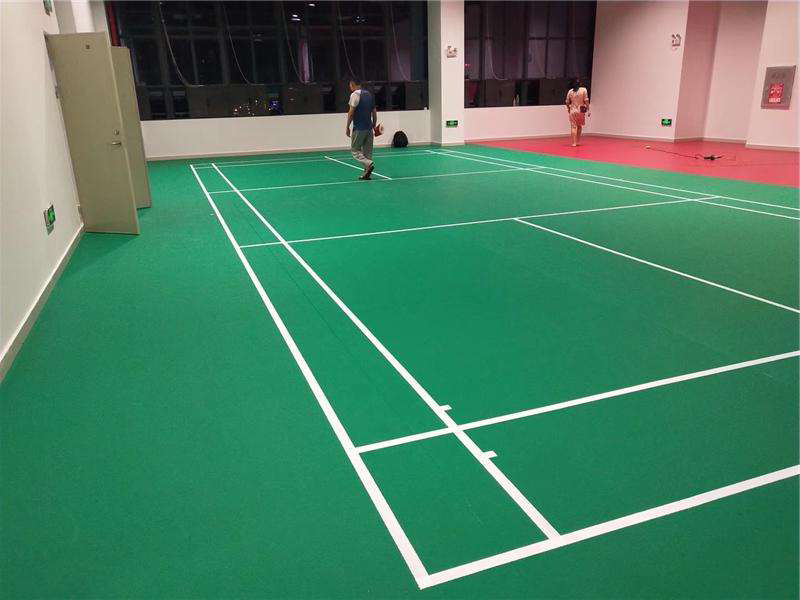
#> input picture ai/test/sample/bd2.png, 800 x 600 px, found by its file name
$ python match.py   (older library calls are emulated)
#> lines starting #> are read from the running program, lines starting #| are printed output that depends on the picture; after the words box and inside, x2 and y2 are one past the last pixel; in counts of white or black regions, pixels touching at a corner belong together
### ai/test/test3.py
import math
import numpy as np
from statistics import mean

class HoughBundler:
    def __init__(self,min_distance=5,min_angle=2):
        self.min_distance = min_distance
        self.min_angle = min_angle

    def get_orientation(self, line):
        orientation = math.atan2(abs((line[3] - line[1])), abs((line[2] - line[0])))
        return math.degrees(orientation)

    def check_is_line_different(self, line_1, groups, min_distance_to_merge, min_angle_to_merge):
        for group in groups:
            for line_2 in group:
                if self.get_distance(line_2, line_1) < min_distance_to_merge:
                    orientation_1 = self.get_orientation(line_1)
                    orientation_2 = self.get_orientation(line_2)
                    if abs(orientation_1 - orientation_2) < min_angle_to_merge:
                        group.append(line_1)
                        return False
        return True

    # [4 lines left out: function line_magnitude, not called in this run]

    def distance_point_to_line(self, point, line):
        px, py = point
        x1, y1, x2, y2 = line

        def line_magnitude(x1, y1, x2, y2):
            line_magnitude = math.sqrt(math.pow((x2 - x1), 2) + math.pow((y2 - y1), 2))
            return line_magnitude

        lmag = line_magnitude(x1, y1, x2, y2)
        if lmag < 0.00000001:
            distance_point_to_line = 9999
            return distance_point_to_line

        u1 = (((px - x1) * (x2 - x1)) + ((py - y1) * (y2 - y1)))
        u = u1 / (lmag * lmag)

        if (u < 0.00001) or (u > 1):
            #// closest point does not fall within the line segment, take the shorter distance
            #// to an endpoint
            ix = line_magnitude(px, py, x1, y1)
            iy = line_magnitude(px, py, x2, y2)
            if ix > iy:
                distance_point_to_line = iy
            else:
                distance_point_to_line = ix
        else:
            # Intersecting point is on the line, use the formula
            ix = x1 + u * (x2 - x1)
            iy = y1 + u * (y2 - y1)
            distance_point_to_line = line_magnitude(px, py, ix, iy)

        return distance_point_to_line

    # [5 lines left out: function distance_point_to_line2, not called in this run]

    def get_distance(self, a_line, b_line):
        dist1 = self.distance_point_to_line(a_line[:2], b_line)
        dist2 = self.distance_point_to_line(a_line[2:], b_line)
        dist3 = self.distance_point_to_line(b_line[:2], a_line)
        dist4 = self.distance_point_to_line(b_line[2:], a_line)

        return min(dist1, dist2, dist3, dist4)

    def merge_lines_into_groups(self, lines):
        groups = []  # all lines groups are here
        # first line will create new group every time
        groups.append([lines[0]])
        # if line is different from existing gropus, create a new group
        for line_new in lines[1:]:
            if self.check_is_line_different(line_new, groups, self.min_distance, self.min_angle):
                groups.append([line_new])

        return groups

    def merge_line_segments2(self, lines):
        ret = [np.mean(lines, axis=0, dtype=int)]
        return ret
    def merge_line_segments(self, lines):
        # return self.merge_line_segments2(lines)

        orientation = self.get_orientation(lines[0])

        if(len(lines) == 1):
            return np.block([[lines[0][:2], lines[0][2:]]])

        points = []
        for line in lines:
            points.append(line[:2])
            points.append(line[2:])
        if 45 < orientation <= 90:
            #sort by y
            points = sorted(points, key=lambda point: point[1])
        else:
            #sort by x
            points = sorted(points, key=lambda point: point[0])

        ret = np.block([[points[0],points[-1]]])
        print("ret: ", ret)
        return ret

    def process_lines(self, lines):
        lines_horizontal  = []
        lines_vertical  = []

        for line_i in [l[0] for l in lines]:
            orientation = self.get_orientation(line_i)
            # if self.line_magnitude(line_i) < 150:
            #     continue
            # if vertical
            if 45 < orientation <= 90:
                lines_vertical.append(line_i)
            else:
                lines_horizontal.append(line_i)

        lines_vertical  = sorted(lines_vertical , key=lambda line: line[1])
        lines_horizontal  = sorted(lines_horizontal , key=lambda line: line[0])
        merged_lines_all = []

        # for each cluster in vertical and horizantal lines leave only one line
        for i in [lines_horizontal, lines_vertical]:
            if len(i) > 0 :
                groups = self.merge_lines_into_groups(i)
                merged_lines = []
                for group in groups:
                    merged_lines.append(self.merge_line_segments(group))
                merged_lines_all.extend(merged_lines)

        return np.asarray(merged_lines_all)

### ai/test/match.py
import cv2
import numpy as np
import os
import math
import csv
from multiprocessing import Pool

from test3 import HoughBundler
from calcM import calcM

# [18 lines left out: function flood_fill, not called in this run]

def get_orientation(line):
    x1, y1, x2, y2 = line
    if x1 > x2:
      x1, y1 = line[2:]
      x2, y2 = line[0:2]
    orientation = math.atan2(((y2 - y1)), ((x2 - x1)))
    return math.degrees(orientation)

def get_orientation_abs(line):
    orientation = math.atan2(abs((line[3] - line[1])), abs((line[2] - line[0])))
    return math.degrees(orientation)

def line_intersection(line1, line2):
    xdiff = (line1[0] - line1[2], line2[0] - line2[2])
    ydiff = (line1[1] - line1[3], line2[1] - line2[3])

    def det(a, b):
        return a[0] * b[1] - a[1] * b[0]

    div = det(xdiff, ydiff)
    if div == 0:
        return [0.0, 0.0]
        raise Exception('lines do not intersect')

    d = (det(line1[:2], line1[2:]), det(line2[:2], line2[2:]))
    x = det(d, xdiff) / div
    y = det(d, ydiff) / div
    return [x, y]
def get_cross_point(lines):
    ret = []
    for i in lines[:int(len(lines)/2)]:
        for j in lines[int(len(lines)/2):]:
            ret.append(line_intersection(i, j))
    return ret
    # return [
    #     line_intersection(lines[0], lines[2]),
    #     line_intersection(lines[0], lines[3]),
    #     line_intersection(lines[1], lines[2]),
    #     line_intersection(lines[1], lines[3]),
    # ]

def printLine(lines, filename):
  r = 255
  g = 0
  b = 0
  line_color = [r, g, b]
  line_thickness = 2
  dot_color = [0, 255, 0]
  dot_size = 3
  line_img = np.zeros((img.shape[0], img.shape[1], 3), dtype=np.uint8)
  # #讲检测的直线叠加到原图
  for line in lines:
      x1, y1, x2, y2 = line
      line_color = [b, g, r]
      cv2.line(line_img, (x1, y1), (x2, y2), line_color, line_thickness)
      cv2.circle(line_img, (x1, y1), dot_size, [0, 255, 0], -1)
      cv2.circle(line_img, (x2, y2), dot_size, [0, 0, 255], -1)

      if g >= 255:
        b += 20
        r = 0
      elif b >= 255:
        r += 20
        g = 0
      elif r >= 255:
        g += 20
        b = 0
  final = cv2.addWeighted(img, 0.8, line_img, 1.0, 0.0)

  cv2.imwrite(filename, final)

# 读入图片
img = cv2.imread("bd2.png")
#> img is the input picture: shape (600, 800, 3); mean B, G, R 100.3, 127.8, 73.3

# 中值滤波，去噪
img = cv2.medianBlur(img, 3)
gray = cv2.cvtColor(img, cv2.COLOR_BGR2GRAY)
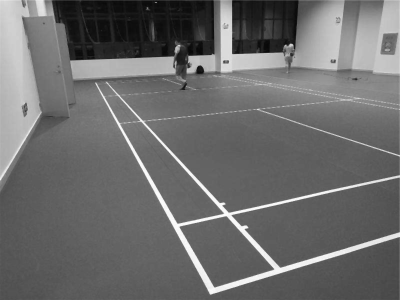
#> gray: shape (600, 800) (shown at 1/2 size); min 5, max 255, mean 108.3
# 阈值分割得到二值化图片
# ret, binary = cv2.threshold(gray, 0, 255, cv2.THRESH_BINARY | cv2.THRESH_OTSU)
ret, binary = cv2.threshold(gray, 160, 255, cv2.THRESH_BINARY )
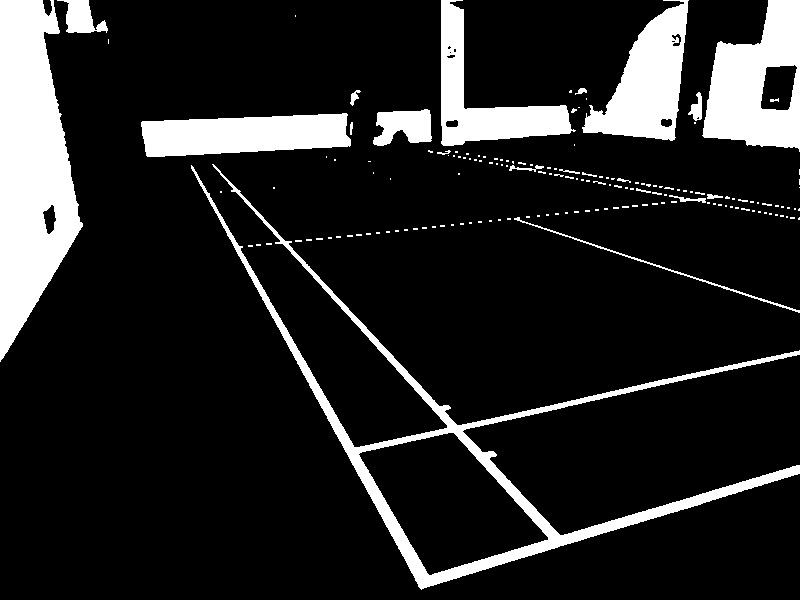
#> binary: shape (600, 800); 14.3% white; 161 white regions (137 under 20 px), largest, box (x1, y1, x2, y2) and area: (0, 0, 83, 362) 19358, (191, 164, 800, 590) 13722, (702, 0, 800, 152) 9319
# ret, binary = cv2.threshold(gray, 190, 255, cv2.THRESH_BINARY )

# flood_fill(binary, 0, 0, 0, 2)
cv2.imwrite("test2-a.jpg", binary)
exit
# 膨胀操作
kernel2 = cv2.getStructuringElement(cv2.MORPH_RECT, (3, 3))
bin_clo = cv2.dilate(binary, kernel2, iterations=2)
#> bin_clo: shape (600, 800); 19.3% white; 47 white regions, largest, box (x1, y1, x2, y2) and area: (189, 162, 800, 592) 23463, (0, 0, 110, 364) 21878, (426, 0, 800, 222) 12291

# edges = cv2.Canny(binary, 55, 110)
edges = cv2.Canny(binary, threshold1=50, threshold2=200, apertureSize=7)
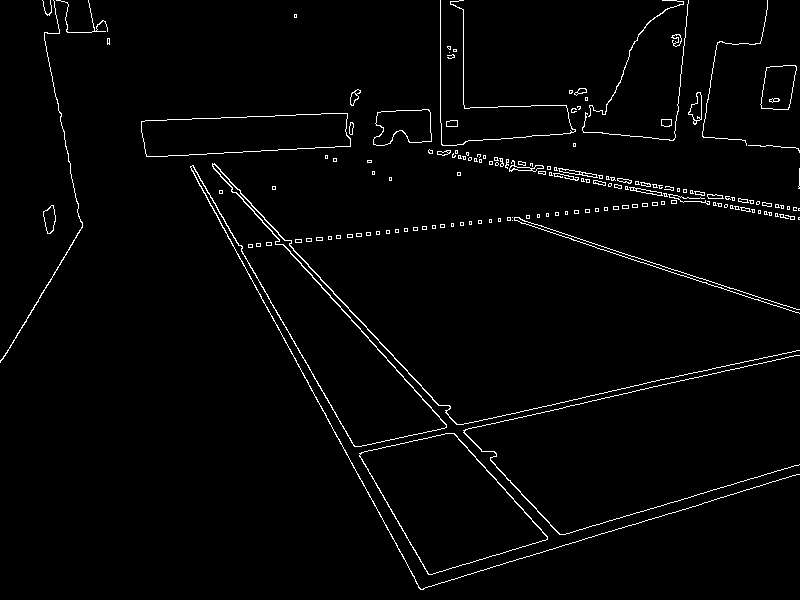
#> edges: shape (600, 800); 2.1% white in thin lines or dots
cv2.imwrite("test2-edges.jpg", edges)

#HoughLinesP方法判断哪些边缘是直线
lines = cv2.HoughLinesP(edges,
  rho=1,
  theta=np.pi / 180,
  threshold=90,
  minLineLength=80,
  maxLineGap=50)
#> lines = 33 rows, first 6: [172, 119, 568, 544], [170, 119, 556, 547], [166, 120, 428, 574], [420, 589, 797, 474], [512, 217, 796, 309], [235, 249, 731, 197]
printLine([i[0] for i in lines], "test2-lines.jpg")
#> the loop in printLine, `for line in lines:` made 33 passes
#> (x1, y1, x2, y2, line_color, g, b) on passes 1 to 8: (172, 119, 568, 544, [0, 0, 255], 20, 0), (170, 119, 556, 547, [0, 20, 255], 40, 0), (166, 120, 428, 574, [0, 40, 255], 60, 0), (420, 589, 797, 474, [0, 60, 255], 80, 0), (512, 217, 796, 309, [0, 80, 255], 100, 0), (235, 249, 731, 197, [0, 100, 255], 120, 0), (507, 218, 799, 313, [0, 120, 255], 140, 0), (150, 156, 531, 136, [0, 140, 255], 160, 0)

# Merge

bundler = HoughBundler(min_distance=5,min_angle=1)
mlines = bundler.process_lines(lines)
#> the loop in process_lines, `for line_i in [l[0] for l in lines]:` made 33 passes
#> (line_i, orientation) on passes 1 to 8: ([172, 119, 568, 544], 47.02), ([170, 119, 556, 547], 47.95), ([166, 120, 428, 574], 60.01), ([420, 589, 797, 474], 16.96), ([512, 217, 796, 309], 17.95), ([235, 249, 731, 197], 5.98), ([507, 218, 799, 313], 18.02), ([150, 156, 531, 136], 3)
#> after the loop in process_lines, `for line_i in [l[0] for l in lines]:`: lines_horizontal = 20 items, first 6: [420, 589, 797, 474], [512, 217, 796, 309], [235, 249, 731, 197], [507, 218, 799, 313], [150, 156, 531, 136], [233, 246, 722, 195]; lines_vertical = 13 items, first 6: [172, 119, 568, 544], [170, 119, 556, 547], [166, 120, 428, 574], [165, 120, 427, 573], [199, 185, 345, 450], [212, 164, 547, 536]
#> in process_lines, `lines_vertical  = sorted(lines_vertical , key=lambda line: line[1])`: lines_vertical = 13 items, first 6: [44, 36, 81, 227], [172, 119, 568, 544], [170, 119, 556, 547], [166, 120, 428, 574], [165, 120, 427, 573], [164, 120, 277, 325]
#> in process_lines, `lines_horizontal  = sorted(lines_horizontal , key=lambda line: line[0])`: lines_horizontal = 20 items, first 6: [145, 120, 440, 110], [150, 156, 531, 136], [224, 152, 441, 140], [233, 246, 722, 195], [235, 249, 731, 197], [296, 114, 607, 103]
#> the loop in process_lines, `for i in [lines_horizontal, lines_vertical]:` made 2 passes
#> (printed output is left out)
mlines = [i[0] for i in mlines]
# print("mlines = ", mlines)

printLine(mlines, "test2-merge.jpg")
#> the loop in printLine (call 2), `for line in lines:` made 16 passes
#> line on passes 1 to 8: [145, 120, 607, 103], [150, 156, 531, 136], [233, 246, 731, 197], [344, 449, 721, 366], [347, 136, 799, 210], [415, 580, 795, 465], [420, 589, 797, 474], [450, 433, 753, 364]

#######################
#######################

# 从左下角和右下角分别向中心点寻找最近的两条线

leftLines = []
rightLines = []

for line in mlines:
    deg = get_orientation(line)
    if deg > 0:
        leftLines.append(line)
    else:
        rightLines.append(line)
#> this loop made 16 passes

def distance_by_arrow(arrow, line):
  crossPoint = line_intersection(arrow, line)
  dis = math.sqrt(
      math.pow(arrow[0] - crossPoint[0], 2) +
      math.pow(arrow[1] - crossPoint[1], 2)
    )
  return dis

leftLines = sorted(leftLines, key=lambda i:
    distance_by_arrow([0, img.shape[0], img.shape[1], 0],i))
rightLines = sorted(rightLines, key=lambda i:
    distance_by_arrow([img.shape[1], img.shape[0], 0, 0],i))

leftLines = leftLines[0:10]
rightLines = rightLines[0:5]

# 每边使用两条线进行配对
lineSet = []
for iL1 in range(len(leftLines) - 1):
    for iL2 in range(iL1+1, len(leftLines)):
        # if bundler.get_distance(leftLines[iL1], leftLines[iL2]) < 10: continue
        for iR1 in range(len(rightLines) - 1):
            for iR2 in range(iR1+1, len(rightLines)):
                # if bundler.get_distance(rightLines[iR1], rightLines[iR2]) < 10: continue
                lineSet.append([leftLines[iL1], leftLines[iL2], rightLines[iR1], rightLines[iR2]])
#> this loop made 5 passes

lineSet = sorted(lineSet, key=lambda i:
    distance_by_arrow([0, img.shape[0], img.shape[1], 0],i[0]) +
    distance_by_arrow([0, img.shape[0], img.shape[1], 0],i[1]) +
    distance_by_arrow([img.shape[1], img.shape[0], 0, 0],i[2]) +
    distance_by_arrow([img.shape[1], img.shape[0], 0, 0],i[3])
  )

printLine(leftLines, "test2-left.jpg")
printLine(rightLines, "test2-right.jpg")
# printLine(leftLines[0:5], "test2-left.jpg")
# printLine(rightLines[0:5], "test2-right.jpg")

# 得到四个交点，用这四个点计算映射矩阵
corssPointSet = list(map(get_cross_point, lineSet))
#> the loop in get_cross_point, `for i in lines[:int(len(lines)/2)]:` made 2 passes
#> i on passes 1 to 2: [44, 36, 81, 227], [164, 120, 420, 588]
#> the loop in get_cross_point (call 2), `for i in lines[:int(len(lines)/2)]:` made 2 passes
print("corssPointSet = ", np.asarray(corssPointSet))
#> (printed output is left out)

standardLines = []
with open('standard.csv') as csvfile:
#> (reads ai/test/standard.csv from the repository)
    rows = list(csv.reader(csvfile, delimiter=','))
    for row in rows[1:]:
        standardLines.append(np.array(row, dtype=np.int))

print("standardLines = ", np.asarray(standardLines))

SLineSet =[
# 左上角矩形
    [
        standardLines[-10],
        standardLines[-8],
        standardLines[0],
        standardLines[2],
    ],
# 左上角最大矩形
    # [
    #     standardLines[-10],
    #     standardLines[-6],
    #     standardLines[0],
    #     standardLines[4],
    # ],
# 左上角两个矩形
    # [
    #     # standardLines[-2],
    #     # standardLines[-4],
    #     standardLines[-7],
    #     standardLines[-6],
    #     # standardLines[1],
    #     # standardLines[3],
    #     standardLines[3],
    #     standardLines[4],
    # ],
]
print("SLineSet = ", np.asarray(SLineSet))
Scross_point = list(map(get_cross_point, SLineSet))

Scross_point = np.array(Scross_point, dtype='float32')
print("Scross_point = ", Scross_point)

# M =  [[1.08433481e+03 0.00000000e+00 9.23899379e+02]
#  [0.00000000e+00 1.44395319e+02 4.92158299e+02]
#  [0.00000000e+00 0.00000000e+00 1.00000000e+00]]
# M =  [[ 1.86969389e-01  1.25285042e-01 -4.39081715e+02]
#  [ 2.08050410e-01 -1.60330178e+00  7.64957189e+02]
#  [ 1.88111183e-05 -2.15842946e-03  1.00000000e+00]]
def calcM(crossPoint):
    # [16 lines of commented-out code are left out]
    return cv2.getPerspectiveTransform(
        np.array(crossPoint, dtype='float32'),
        np.array(Scross_point[0], dtype='float32'))
def calcStandardLines(crossPoint):
    M = calcM(crossPoint)
    # print("M = ", M)
    srcLines = np.array(np.reshape(standardLines, (len(standardLines)*2,2)), dtype='float32')

    sLines = cv2.perspectiveTransform(np.asarray([srcLines]), np.linalg.inv(M))
    sLines = np.array(np.reshape(sLines[0], (int(len(sLines[0])/2),4)), dtype="int")
    return sLines
# [13 lines left out: function lineOffscreenLen, not called in this run]


bundler = HoughBundler(min_distance=10,min_angle=2)
def line_intersect(s_lineset, lineset):
    score = [0] * len(s_lineset)
    notmatch = 0
    for l2 in lineset:
        matched = 0
        for idx, l1 in enumerate(s_lineset):
            d1 = get_orientation_abs(l1)
            d2 = get_orientation_abs(l2)
            dis = bundler.get_distance(l1, l2)
            if abs(d1 - d2) < 1 and dis < 10:
            # if abs(d1 - d2) < 2:
                score[idx] += 1
                matched = 1
                break
        if not matched:
            notmatch += 1
    # [4 lines of commented-out code are left out]
    return notmatch


def scoreCalc(crossPoint):

    sLines = calcStandardLines(crossPoint)

    # [5 lines of commented-out code are left out]

    return line_intersect(sLines, [i[0] for i in lines]) # + offscreen
    # print("offscreen = ", offscreen)
    # print("offscreen = ", sum(offscreen)/len(offscreen))

    sLines = np.array([[l] for l in sLines], dtype="int")
    # [4 lines of commented-out code are left out]
    sLines = np.concatenate((sLines, mlines))
    linesMerged = bundler.process_lines(sLines)
    # return (offscreen * 100 + 1) * (abs(len(mlines) - len(linesMerged)))
    return abs(len(mlines) - len(linesMerged)) + offscreen

# 对 M 进行评分
# 1. 在画面内的部分占比
# 2. 线条去重后，多出来的线条数（越少越匹配）
scores = []

print("corssPointSet size = ", len(corssPointSet))
#| corssPointSet size =  150
# [8 lines left out: function f, not called in this run]

# [22 lines of commented-out code are left out]
l = [
    # [leftLines[2],leftLines[5],rightLines[1],rightLines[6]],
    [leftLines[1],leftLines[3],rightLines[0],rightLines[2]]
]
c = list(map(get_cross_point, l))
c = [get_cross_point(i) for i in l]
c = [
    # get_cross_point([leftLines[1],leftLines[3],rightLines[1],rightLines[3]]),
    # get_cross_point([leftLines[3],leftLines[4],rightLines[3],rightLines[4]])
    get_cross_point(l[0]),
    # get_cross_point(l[1])
    # get_cross_point([leftLines[0],leftLines[2],leftLines[3],leftLines[10],rightLines[0],rightLines[2],rightLines[3],rightLines[6]])
]

printLine(
    l[0] + SLineSet[0],
    "test2-inputlines.jpg")
#> the loop in printLine (call 5), `for line in lines:` made 8 passes
#> line on passes 1 to 8: [164, 120, 420, 588], [172, 119, 556, 547], [420, 589, 797, 474], [450, 433, 753, 364], [0, 0, 1340, 0], [0, 46, 1340, 46], [0, 0, 0, 610], [76, 0, 76, 610]
#> after the loop in printLine (call 5), `for line in lines:`:
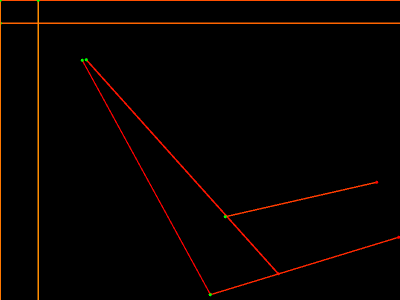
#> line_img: shape (600, 800, 3) (shown at 1/2 size); mean of channels 0, 1, 2 0, 1.9, 6.4; drawn as B, G, R
#> in printLine (call 5), `final = cv2.addWeighted(img, 0.8, line_img, 1.0, 0.0)`:
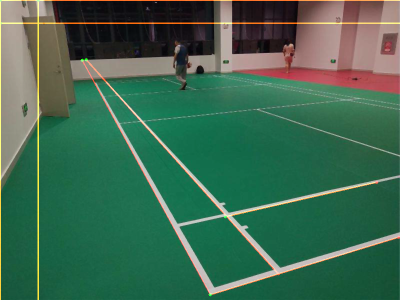
#> final: shape (600, 800, 3) (shown at 1/2 size); mean B, G, R 80.1, 104, 62.4
# c = get_cross_point(leftLines[1:4] + rightLines[1:4])
calcedStardardLines = calcStandardLines(c)
print("score = ", scoreCalc(c))
#> the loop in line_intersect, `for l2 in lineset:` made 33 passes
#| score =  8
print("calcedStardardLines = ", calcedStardardLines)
#> (printed output is left out)

# ？？
# 考虑尺寸
# 考虑使用更多的点位，提高 M 的准确率
# 尝试使用 caliCamera 提供多组数据
# 尝试一下 3x3 的9个点进行 caliCamera

printLine(calcedStardardLines, "test2-standard.jpg")
#> the loop in printLine (call 6), `for line in lines:` made 22 passes
#> line on passes 1 to 8: [420, 588, 1387, 293], [415, 579, 1375, 292], [347, 456, 1196, 263], [345, 451, 1187, 261], [233, 246, 732, 188], [232, 245, 729, 187], [202, 189, 550, 159], [202, 189, 549, 158]
#> after the loop in printLine (call 6), `for line in lines:`:
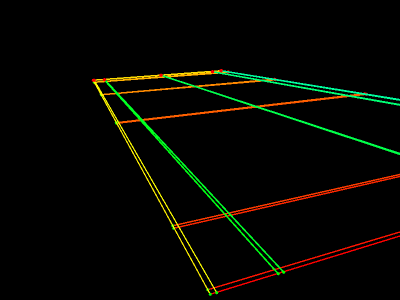
#> line_img: shape (600, 800, 3) (shown at 1/2 size); mean of channels 0, 1, 2 1.2, 7, 6.2; drawn as B, G, R
#> in printLine (call 6), `final = cv2.addWeighted(img, 0.8, line_img, 1.0, 0.0)`:
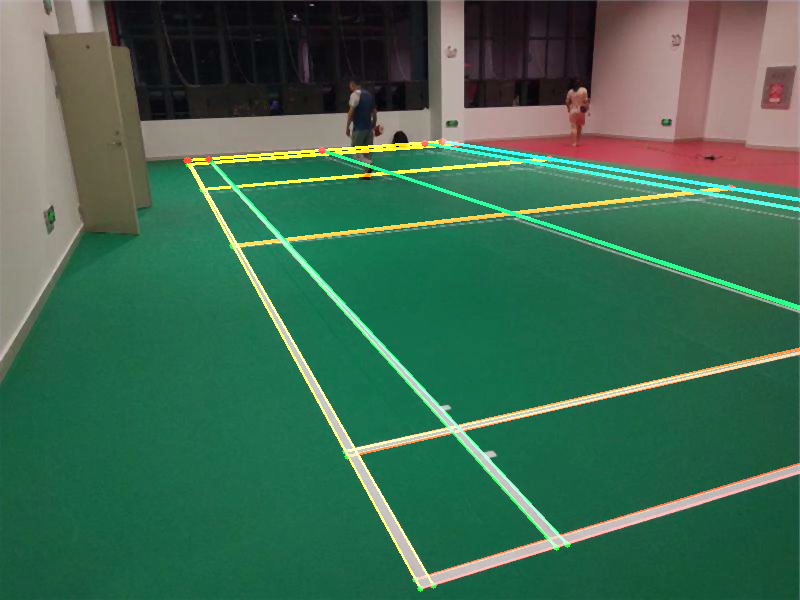
#> final: shape (600, 800, 3); mean B, G, R 81.4, 106, 62.2
